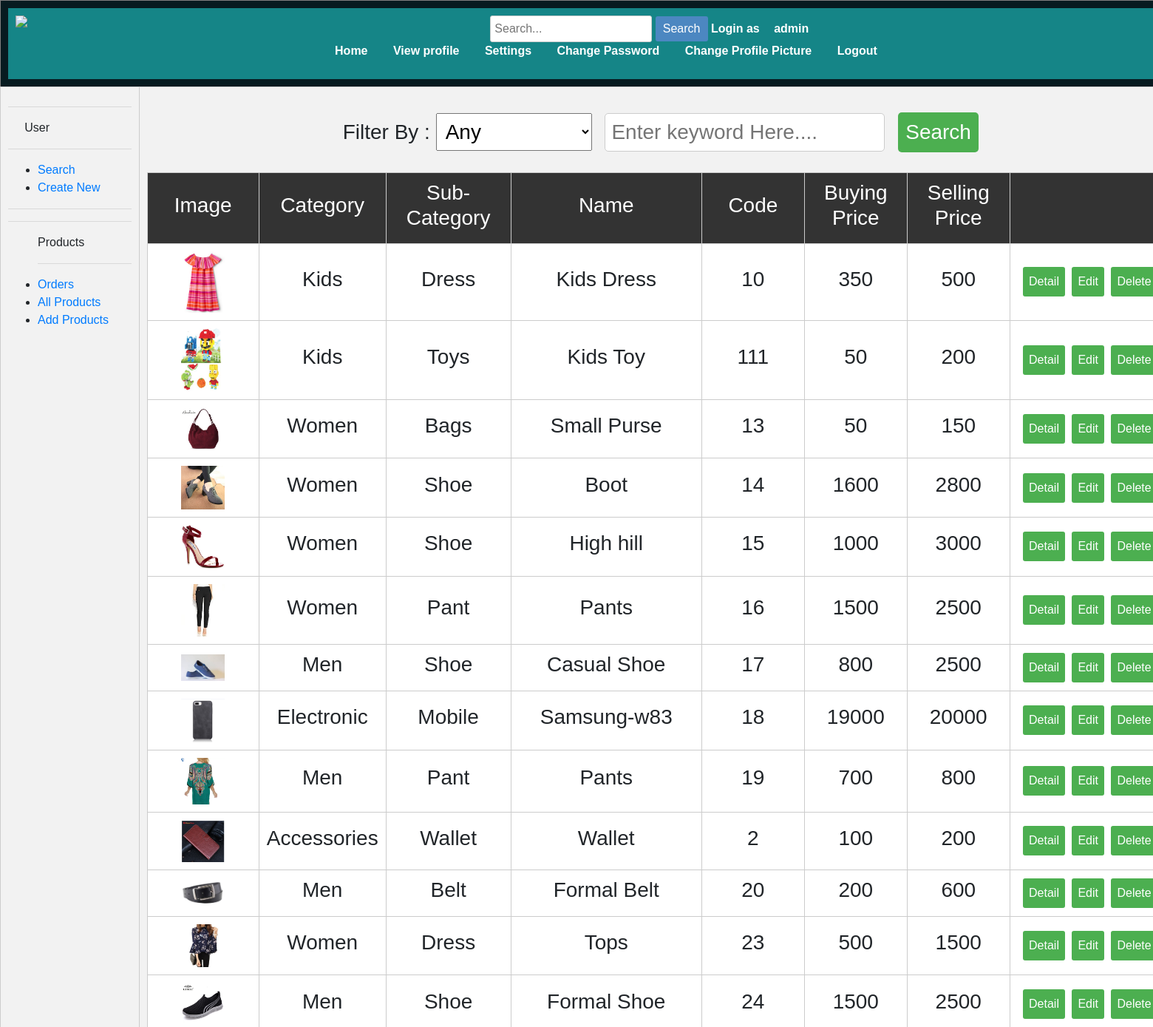
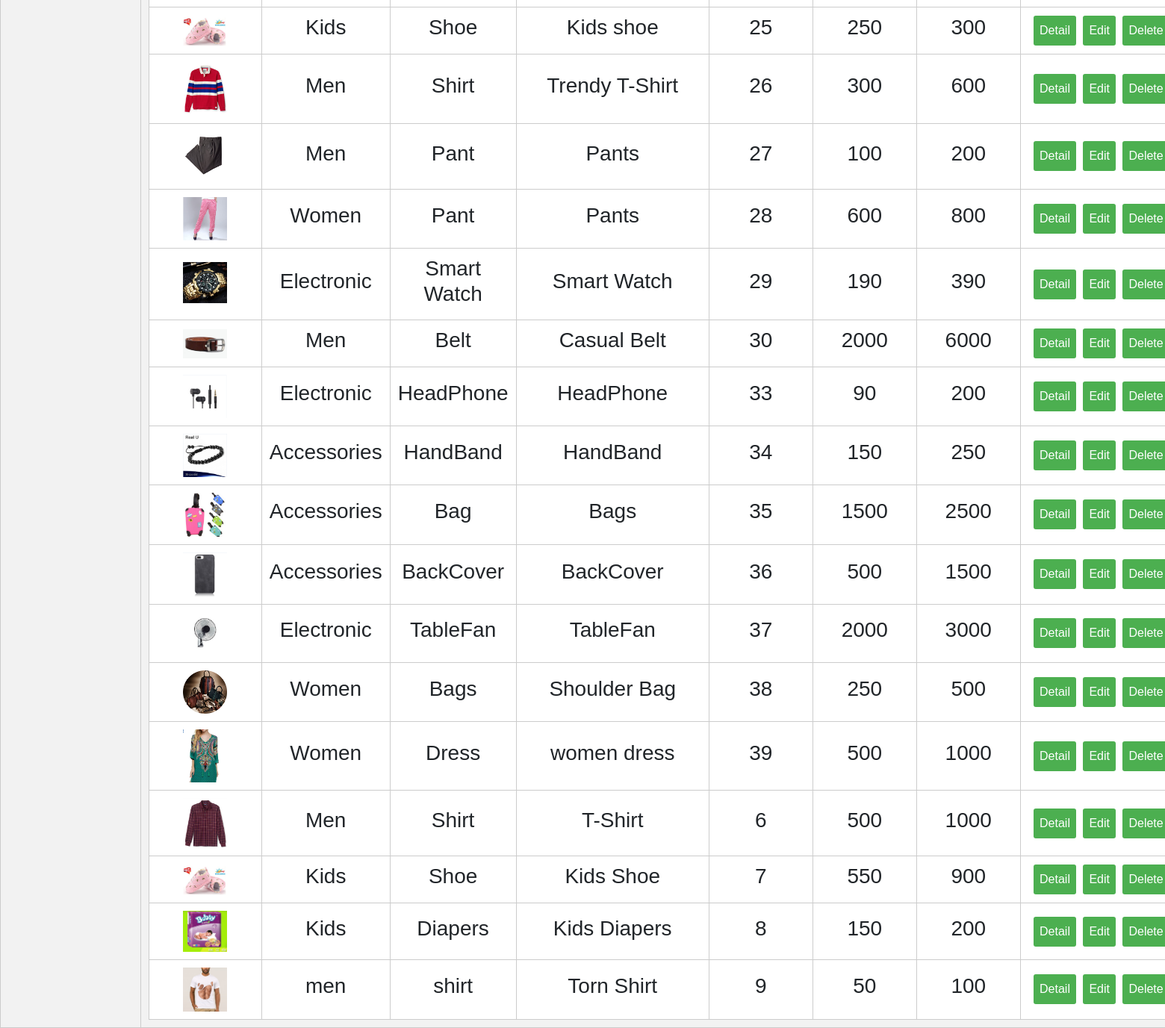
The page /app/admin/allProducts.php (signed in) on the database its author committed (2 pictures, top to bottom).
### tables this page shows
CREATE TABLE `allproducts` (
  `code` varchar(255) NOT NULL,
  `name` varchar(255) NOT NULL,
  `catagory` varchar(255) NOT NULL,
  `subcatagory` varchar(255) NOT NULL,
  `color` varchar(255) NOT NULL,
  `material` varchar(500) NOT NULL,
  `size` varchar(20) NOT NULL,
  `description` varchar(255) NOT NULL,
  `bprice` double NOT NULL,
  `sprice` double NOT NULL,
  `quantity` int(11) NOT NULL,
  `offer` double NOT NULL,
  `pdpic` varchar(500) NOT NULL
);

### data/db.php (called while the page is built, shortened)
<?php
    $host="127.0.0.1";
    $user="root";
    $pass="";
    $dbname="ecommerce";
    $port=3306;
    function executeSQL($sql){
        global $host, $user, $pass, $dbname, $port;
        $link=mysqli_connect($host, $user, $pass, $dbname, $port);
        $result = mysqli_query($link, $sql);
        return $result;
    }
?>

### data/product_access_admin.php (called while the page is built, shortened)
<?php
	if(require_once("db.php"))
    {
	 function getAllProduct(){
            $sql = "SELECT * FROM allproducts ";
            $result = executeSQL($sql);
		    $getAllProduct = array();
			for($i=0; $row=mysqli_fetch_assoc($result); ++$i)
			{
            $getAllProduct[$i] = $row;
			}
            return $getAllProduct;
            }
	}
	else
    {
		echo "Database not found";
	}
?>

### app/admin/allProducts.php (the view, shortened to what this page needs)
<?php include "../../data/product_access_admin.php"; ?>
<?php
    if ($_SERVER['REQUEST_METHOD'] == "POST") {
        $searchKey = $_POST['search'];
        $searchfilter = $_REQUEST['filter'];
        if($searchfilter == "any")
        {
            $allproduct = getAllProduct();
        }
        else if($searchfilter == "catagory")
        {
            $allproduct = getAllProductByCatagory($searchKey);
        }
         else if($searchfilter == "subcatagory")
        {
            $allproduct = getAllProductBySubCatagory($searchKey);
        }
         else if($searchfilter == "name")
        {
            $allproduct = getAllProductByName($searchKey);
        }
        else if($searchfilter == "offer")
        {
            $allproduct = getAllProductByOfferWithParameter($searchKey);
        }
        else if($searchfilter == "code")
         {
             $allproduct = getAllProductByCode($searchKey);
            if (count($allproduct) == 0)
            {
                 echo "<script>
                    alert('No Product Found');
                     document.location='allProducts.php';
                 </script>";
            die();
            }
         }
    }
    else
    {
         $allproduct = getAllProduct();
    }
?>
<!DOCTYPE html>
<html lang="en">
<head>
<link rel="stylesheet" href="https://cdn.jsdelivr.net/npm/bootstrap@4.0.0/dist/css/bootstrap.min.css">
<link rel="stylesheet" href="../visitor/CSS/home.css">
<link rel="stylesheet" href="css/loggedin.css">
<link rel="stylesheet" href="css/profile.css">
<link rel="stylesheet" href="css/allproducts.css">
</head>
<body width="1600">
	<table width="1600" border="1" align="center" cellpadding="0" cellspacing="0">
    <tr>
		<th colspan="4" align="center" width="60%">
			<nav>
				<a href="loggedin.php"><img src="pictures\eshop_logo.png" align="left" align="top" width="20%"></a>
				<div class="search-bar">
					<input type="text" class="search-input" placeholder="Search...">
					<button class="search-button">Search</button>
				</div>
				Login as <a href="profile.php"><?= $_SESSION['user']['name']; ?></a>
            <div class="sidebar">
                <ul>
                 <a href="loggedin.php">Home</a></li>
                   <a href="profile.php">View profile</a></li>
                    <a href="editprofile.php">Settings</a>
                    <a href="changepass.php">Change Password</a></li>
                    <a href="changepp.php">Change Profile Picture</a></li>
                   <a href="logouthandler.php">Logout</a></li>
                </ul>
            </div>
			</tr>
		<tr>
			<td width="200" valign="top">
				<hr>
				<span>&nbsp;&nbsp;&nbsp;&nbsp;&nbsp;User</span><br>
				<hr>
				<ul>
					<li><a href="search.php">Search</a></li>
					<li><a href="create.php">Create New</a></li>
				</ul>
				<hr>
        <hr>
        <ul>
            Products
            <hr>
			<li><a href="pending.php">Orders</a></li>
            <li><a href="allProducts.php">All Products</a></li>
            <li><a href="settings.php">Add Products</a></li>
        </td>
			<td valign="top" height="400" align="center">
				 <table border="1" align="center" width="100%" cellpadding="0" cellspacing="0">
<table class="product-table" align="left" width="100%">
    <form method="POST" novalidate class="filter-form">
        <br/>
        <tr class="filter-row">
            <h3>
                Filter By :
                <select name="filter" class="filter-select">
                    <option value="any">Any</option>
                </select>
                <input type="text" name="search" placeholder="Enter keyword Here...." class="filter-input">
                <input type="submit" value="Search" class="filter-button">
            </h3>
        </tr>
    </form>
    <tr class="table-header">
        <td width="12" align="center">
            <h3>Image</h3>
        </td>
        <td width="10%" align="center">
            <h3>Category</h3>
        </td>
        <td width="11%" align="center">
            <h3>Sub-Category</h3>
        </td>
        <td width="11" align="center">
            <h3>Name</h3>
        </td>
        <td width="10%" align="center">
            <h3>Code</h3>
        </td>
        <td width="10%" align="center">
            <h3>Buying Price</h3>
        </td>
        <td width="10%" align="center">
            <h3>Selling Price</h3>
        </td>
        <td width="16%" align="center">
        </td>
    </tr>
    <?php foreach ($allproduct as $product) { ?>
    <tr class="product-row">
        <td align="center">
            <img src="../res/products/<?=$product['pdpic']?>" align="center" width="45%" height="25%">
        </td>
        <td align="center">
            <h3><?=$product['catagory']?></h3>
        </td>
        <td align="center">
            <h3><?=$product['subcatagory']?></h3>
        </td>
        <td align="center">
            <h3><?=$product['name']?></h3>
        </td>
        <td align="center">
            <h3><?=$product['code']?></h3>
        </td>
        <td align="center">
            <h3><?=$product['bprice']?></h3>
        </td>
        <td align="center">
            <h3><?=$product['sprice']?></h3>
        </td>
        <td align="center">
            <a href="productDetails.php?cd=<?=$product['code']?>"><button class="detail-button">Detail</button></a>
            <a href="productEdit.php?cd=<?=$product['code']?>"><button class="edit-button">Edit</button></a>
            <a href="productDelete.php?cd=<?=$product['code']?>"><button class="delete-button">Delete</button></a>
        </td>
    </tr>
    <?php } ?>
</table>
        </table>
        </td>
		</tr>
	</table>
</body>
</html>

### app/visitor/CSS/home.css (style rules this page uses)
nav { background-color: rgb(21, 133, 135); padding: 10px; text-align: center; }
nav a { color: white; text-decoration: none; padding: 10px; margin: 0 5px; }
nav img { max-width: 100%; height: auto; }
.search-bar { display: inline-block; }
.search-input { padding: 5px; border: 1px solid #ccc; border-radius: 3px; }
.search-button { padding: 5px 10px; background-color: #4c87c1; color: white; border: none; border-radius: 3px; cursor: pointer; }
th { background-color: #071b20; color: white; padding: 10px; text-align: center; }
td { border: 1px solid #ccc; padding: 10px; }

### app/admin/css/loggedin.css (style rules this page uses)
.edit-button { display: inline-block; padding: 8px 12px; background-color: #4CAF50; color: #fff; text-decoration: none; border-radius: 4px; cursor: pointer; }

### app/admin/css/profile.css (style rules this page uses)
body { margin: 0; padding: 0; font-family: 'Segoe UI', Tahoma, Geneva, Verdana, sans-serif; background-color: #f4f4f4; }

### app/admin/css/allproducts.css (style rules this page uses)
body { font-family: 'Arial', sans-serif; margin: 0; padding: 0; background-color: #f2f2f2; font-size: medium; }
.product-table { border-collapse: collapse; width: 100%; margin-top: 20px; }
.filter-form { text-align: center; margin-bottom: 20px; }
.filter-row { background-color: #fff; padding: 10px; border-radius: 5px; }
.filter-select { padding: 8px; margin-right: 10px; }
.filter-input { padding: 8px; margin-right: 10px; border: 1px solid #ccc; border-radius: 5px; }
.filter-button { padding: 10px; background-color: #4caf50; color: #fff; border: none; border-radius: 5px; cursor: pointer; }
.table-header { background-color: #333; color: #fff; }
.product-row { background-color: #fff; border-bottom: 1px solid #ccc; }
.detail-button, .edit-button, .delete-button { padding: 8px; margin-right: 5px; background-color: #4caf50; color: #fff; border: none; border-radius: 3px; cursor: pointer; }

### rows shown on the page
allproducts: pdpic (picture), catagory "Kids", subcatagory "Dress", name "Kids Dress", code "10", bprice "350", sprice "500"
allproducts: pdpic (picture), catagory "Kids", subcatagory "Toys", name "Kids Toy", code "111", bprice "50", sprice "200"
allproducts: pdpic (picture), catagory "Women", subcatagory "Bags", name "Small Purse", code "13", bprice "50", sprice "150"
allproducts: pdpic (picture), catagory "Women", subcatagory "Shoe", name "Boot", code "14", bprice "1600", sprice "2800"
allproducts: pdpic (picture), catagory "Women", subcatagory "Shoe", name "High hill", code "15", bprice "1000", sprice "3000"
allproducts: pdpic (picture), catagory "Women", subcatagory "Pant", name "Pants", code "16", bprice "1500", sprice "2500"
allproducts: pdpic (picture), catagory "Men", subcatagory "Shoe", name "Casual Shoe", code "17", bprice "800", sprice "2500"
allproducts: pdpic (picture), catagory "Electronic", subcatagory "Mobile", name "Samsung-w83", code "18", bprice "19000", sprice "20000"
allproducts: pdpic (picture), catagory "Men", subcatagory "Pant", name "Pants", code "19", bprice "700", sprice "800"
allproducts: pdpic (picture), catagory "Accessories", subcatagory "Wallet", name "Wallet", code "2", bprice "100", sprice "200"
allproducts: pdpic (picture), catagory "Men", subcatagory "Belt", name "Formal Belt", code "20", bprice "200", sprice "600"
allproducts: pdpic (picture), catagory "Women", subcatagory "Dress", name "Tops", code "23", bprice "500", sprice "1500"
allproducts: pdpic (picture), catagory "Men", subcatagory "Shoe", name "Formal Shoe", code "24", bprice "1500", sprice "2500"
allproducts: pdpic (picture), catagory "Kids", subcatagory "Shoe", name "Kids shoe", code "25", bprice "250", sprice "300"
allproducts: pdpic (picture), catagory "Men", subcatagory "Shirt", name "Trendy T-Shirt", code "26", bprice "300", sprice "600"
allproducts: pdpic (picture), catagory "Men", subcatagory "Pant", name "Pants", code "27", bprice "100", sprice "200"
allproducts: pdpic (picture), catagory "Women", subcatagory "Pant", name "Pants", code "28", bprice "600", sprice "800"
allproducts: pdpic (picture), catagory "Electronic", subcatagory "Smart Watch", name "Smart Watch", code "29", bprice "190", sprice "390"
allproducts: pdpic (picture), catagory "Men", subcatagory "Belt", name "Casual Belt", code "30", bprice "2000", sprice "6000"
allproducts: pdpic (picture), catagory "Electronic", subcatagory "HeadPhone", name "HeadPhone", code "33", bprice "90", sprice "200"
allproducts: pdpic (picture), catagory "Accessories", subcatagory "HandBand", name "HandBand", code "34", bprice "150", sprice "250"
allproducts: pdpic (picture), catagory "Accessories", subcatagory "Bag", name "Bags", code "35", bprice "1500", sprice "2500"
allproducts: pdpic (picture), catagory "Accessories", subcatagory "BackCover", name "BackCover", code "36", bprice "500", sprice "1500"
allproducts: pdpic (picture), catagory "Electronic", subcatagory "TableFan", name "TableFan", code "37", bprice "2000", sprice "3000"
allproducts: pdpic (picture), catagory "Women", subcatagory "Bags", name "Shoulder Bag", code "38", bprice "250", sprice "500"
allproducts: pdpic (picture), catagory "Women", subcatagory "Dress", name "women dress", code "39", bprice "500", sprice "1000"
allproducts: pdpic (picture), catagory "Men", subcatagory "Shirt", name "T-Shirt", code "6", bprice "500", sprice "1000"
allproducts: pdpic (picture), catagory "Kids", subcatagory "Shoe", name "Kids Shoe", code "7", bprice "550", sprice "900"
allproducts: pdpic (picture), catagory "Kids", subcatagory "Diapers", name "Kids Diapers", code "8", bprice "150", sprice "200"
allproducts: pdpic (picture), catagory "men", subcatagory "shirt", name "Torn Shirt", code "9", bprice "50", sprice "100"

### other values the page prints
$_SESSION['user']['name'] "admin"
